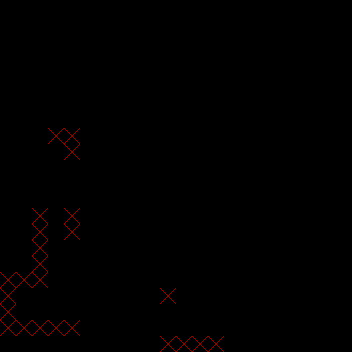

This is a level from a 2D game, rendered from its Tiled map with the project's own tilesets. A one-line summary and the map file follow, with tile-layer data summarised:
An orthogonal 22x22 tile map with 16x16 px tiles, 1 tile layer (collision), 1 hidden layer not drawn, 2 tilesets and 132 objects (64x openDoor, 12x coffee, 10x table, 8x door, 6x chest, ...).

<map version="1.0" orientation="orthogonal" renderorder="right-down" width="22" height="22" tilewidth="16" tileheight="16">
 <properties>
  <property name="texture" value="wall" />
 </properties>
 <tileset firstgid="1" name="tile_collision" tilewidth="16" tileheight="16">
  <image source="../tilesets/tile_collision.png" width="128" height="128" />
 </tileset>
 <tileset firstgid="65" name="tile_meshes" tilewidth="16" tileheight="16">
  <image source="../tilesets/tile_meshes.png" width="128" height="128" />
 </tileset>
 <layer name="collision" width="22" height="22">
  <data>[484 cells, 158 non-empty, 3 distinct tile ids]</data>
 </layer>
 <layer name="mesh" width="22" height="22" visible="0" opacity="0.75">
  <data>[484 cells, 104 non-empty, 14 distinct tile ids]</data>
 </layer>
 <objectgroup color="#9ba1a4" name="objects" visible="0" opacity="0.91">
  <object type="monkey" x="56" y="32" width="16" height="16">
   <ellipse />
  </object>
  <object type="shop" x="184" y="212" width="16" height="16">
   <ellipse />
  </object>
  <object type="chest" x="96" y="112" width="16" height="16">
   <properties>
    <property name="keys" value="0" />
    <property name="pages" value="0" />
    <property name="rupees" value="10" />
   </properties>
   <ellipse />
  </object>
  <object type="openDoor" x="128" y="240" width="16" height="16" />
  <object type="openDoor" x="240" y="240" width="16" height="16" />
  <object type="openDoor" x="192" y="256" width="16" height="16" />
  <object type="openDoor" x="176" y="256" width="16" height="16" />
  <object type="openDoor" x="144" y="208" width="16" height="16" />
  <object type="openDoor" x="160" y="208" width="16" height="16" />
  <object type="openDoor" x="208" y="208" width="16" height="16" />
  <object type="openDoor" x="224" y="208" width="16" height="16" />
  <object type="openDoor" x="256" y="160" width="16" height="16" />
  <object type="openDoor" x="256" y="176" width="16" height="16" />
  <object type="openDoor" x="256" y="192" width="16" height="16" />
  <object type="openDoor" x="224" y="144" width="16" height="16" />
  <object type="openDoor" x="208" y="144" width="16" height="16" />
  <object type="openDoor" x="160" y="144" width="16" height="16" />
  <object type="openDoor" x="144" y="144" width="16" height="16" />
  <object type="openDoor" x="176" y="96" width="16" height="16" />
  <object type="openDoor" x="192" y="96" width="16" height="16" />
  <object type="openDoor" x="240" y="112" width="16" height="16" />
  <object type="openDoor" x="128" y="112" width="16" height="16" />
  <object type="openDoor" x="224" y="272" width="16" height="16" />
  <object type="openDoor" x="144" y="272" width="16" height="16" />
  <object type="openDoor" x="144" y="80" width="16" height="16" />
  <object type="openDoor" x="224" y="80" width="16" height="16" />
  <object type="door" x="224" y="272" width="16" height="8" />
  <object type="openDoor" x="272" y="176" width="16" height="16" />
  <object type="bossDoor" x="96" y="168" width="16" height="8" rotation="450" />
  <object type="door" x="144" y="272" width="16" height="8" />
  <object type="door" x="144" y="80" width="16" height="8" />
  <object type="door" x="224" y="80" width="16" height="8" />
  <object type="openDoor" x="176" y="144" width="16" height="16" />
  <object type="openDoor" x="192" y="144" width="16" height="16" />
  <object type="table" x="192" y="144" width="16" height="8" />
  <object type="openDoor" x="176" y="112" width="16" height="16" />
  <object type="openDoor" x="192" y="112" width="16" height="16" />
  <object type="openDoor" x="176" y="240" width="16" height="16" />
  <object type="openDoor" x="192" y="240" width="16" height="16" />
  <object type="levelTrigger" x="48" y="176" width="16" height="16">
   <properties>
    <property name="level" value="06_panic" />
    <property name="spawn" value="01_entrance" />
   </properties>
  </object>
  <object type="static" x="160.25" y="88.25" width="16" height="16" rotation="1">
   <properties>
    <property name="collision" value="false" />
    <property name="height" value="1.5" />
    <property name="mesh" value="sign_lab" />
    <property name="texture" value="map_names" />
   </properties>
   <ellipse />
  </object>
  <object type="coffee" x="288" y="208" width="16" height="16" rotation="1">
   <ellipse />
  </object>
  <object type="coffee" x="288" y="96" width="16" height="16" rotation="1">
   <ellipse />
  </object>
  <object type="levelTrigger" x="264" y="48" width="4" height="16">
   <properties>
    <property name="level" value="05_scabin" />
    <property name="spawn" value="01_entrance" />
   </properties>
  </object>
  <object type="levelTrigger" x="320" y="216" width="16" height="4">
   <properties>
    <property name="level" value="00_startlevel" />
    <property name="spawn" value="01_entrance" />
   </properties>
  </object>
  <object type="levelTrigger" x="264" y="304" width="4" height="16">
   <properties>
    <property name="level" value="02_library" />
    <property name="spawn" value="01_entrance" />
   </properties>
  </object>
  <object type="levelTrigger" x="116" y="304" width="4" height="16">
   <properties>
    <property name="level" value="03_tf" />
    <property name="spawn" value="01_entrance" />
   </properties>
  </object>
  <object type="levelTrigger" x="116" y="48" width="4" height="16">
   <properties>
    <property name="level" value="04_lab" />
    <property name="spawn" value="01_entrance" />
   </properties>
  </object>
  <object type="static" x="207.75" y="88.25" width="16" height="16" rotation="1">
   <properties>
    <property name="collision" value="false" />
    <property name="height" value="1.5" />
    <property name="mesh" value="sign_scabin" />
    <property name="texture" value="map_names" />
   </properties>
   <ellipse />
  </object>
  <object type="static" x="207.816" y="263.937" width="16" height="16" rotation="180">
   <properties>
    <property name="collision" value="false" />
    <property name="height" value="1.5" />
    <property name="mesh" value="sign_library" />
    <property name="texture" value="map_names" />
   </properties>
   <ellipse />
  </object>
  <object type="static" x="160.364" y="262.545" width="16" height="16" rotation="180">
   <properties>
    <property name="collision" value="false" />
    <property name="height" value="1.5" />
    <property name="mesh" value="sign_tf" />
    <property name="texture" value="map_names" />
   </properties>
   <ellipse />
  </object>
  <object type="unbreakableWall" x="96" y="152" width="16" height="16" />
  <object type="unbreakableWall" x="96" y="200" width="16" height="16" />
  <object type="bossDoor" x="96" y="184" width="16" height="8" rotation="450" />
  <object type="openDoor" x="96" y="160" width="16" height="16" />
  <object type="openDoor" x="96" y="176" width="16" height="16" />
  <object type="openDoor" x="96" y="192" width="16" height="16" />
  <object type="pageCountCheckTrigger" x="112" y="160" width="64" height="48">
   <properties>
    <property name="count" value="5" />
   </properties>
  </object>
  <object type="openDoor" x="336" y="224" width="16" height="16" />
  <object type="openDoor" x="320" y="224" width="16" height="16" />
  <object type="openDoor" x="320" y="208" width="16" height="16" />
  <object type="openDoor" x="320" y="192" width="16" height="16" />
  <object type="openDoor" x="320" y="176" width="16" height="16" />
  <object type="openDoor" x="304" y="176" width="16" height="16" />
  <object type="openDoor" x="288" y="176" width="16" height="16" />
  <object type="openDoor" x="272" y="32" width="16" height="16" />
  <object type="openDoor" x="272" y="48" width="16" height="16" />
  </objectgroup>
 <objectgroup name="player" visible="0">
  <!-- 6 objects omitted --></objectgroup>
</map>
<!-- 65 of 132 objects omitted -->
